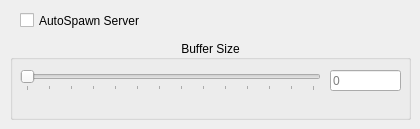
      <widget class="QWidget" name="page_7">
       <widget class="QCheckBox" name="jackAutospawnCheckBox">
        <property name="geometry">
         <rect>
          <x>20</x>
          <y>10</y>
          <width>141</width>
          <height>21</height>
         </rect>
        </property>
        <property name="text">
         <string>AutoSpawn Server</string>
        </property>
       </widget>
       <widget class="QGroupBox" name="groupBox_7">
        <property name="geometry">
         <rect>
          <x>10</x>
          <y>40</y>
          <width>401</width>
          <height>80</height>
         </rect>
        </property>
        <property name="toolTip">
         <string>The update buffer size, in samples, that the backend
will keep buffered to handle the server's real-time
processing requests. Must be a power of 2.</string>
        </property>
        <property name="title">
         <string>Buffer Size</string>
        </property>
        <property name="alignment">
         <set>Qt::AlignCenter</set>
        </property>
        <widget class="QLineEdit" name="jackBufferSizeLine">
         <property name="geometry">
          <rect>
           <x>320</x>
           <y>30</y>
           <width>71</width>
           <height>21</height>
          </rect>
         </property>
         <property name="placeholderText">
          <string>0</string>
         </property>
        </widget>
        <widget class="QSlider" name="jackBufferSizeSlider">
         <property name="geometry">
          <rect>
           <x>10</x>
           <y>30</y>
           <width>301</width>
           <height>21</height>
          </rect>
         </property>
         <property name="maximum">
          <number>13</number>
         </property>
         <property name="singleStep">
          <number>1</number>
         </property>
         <property name="pageStep">
          <number>4</number>
         </property>
         <property name="orientation">
          <enum>Qt::Horizontal</enum>
         </property>
         <property name="tickPosition">
          <enum>QSlider::TicksBelow</enum>
         </property>
         <property name="tickInterval">
          <number>1</number>
         </property>
        </widget>
       </widget>
      </widget>
